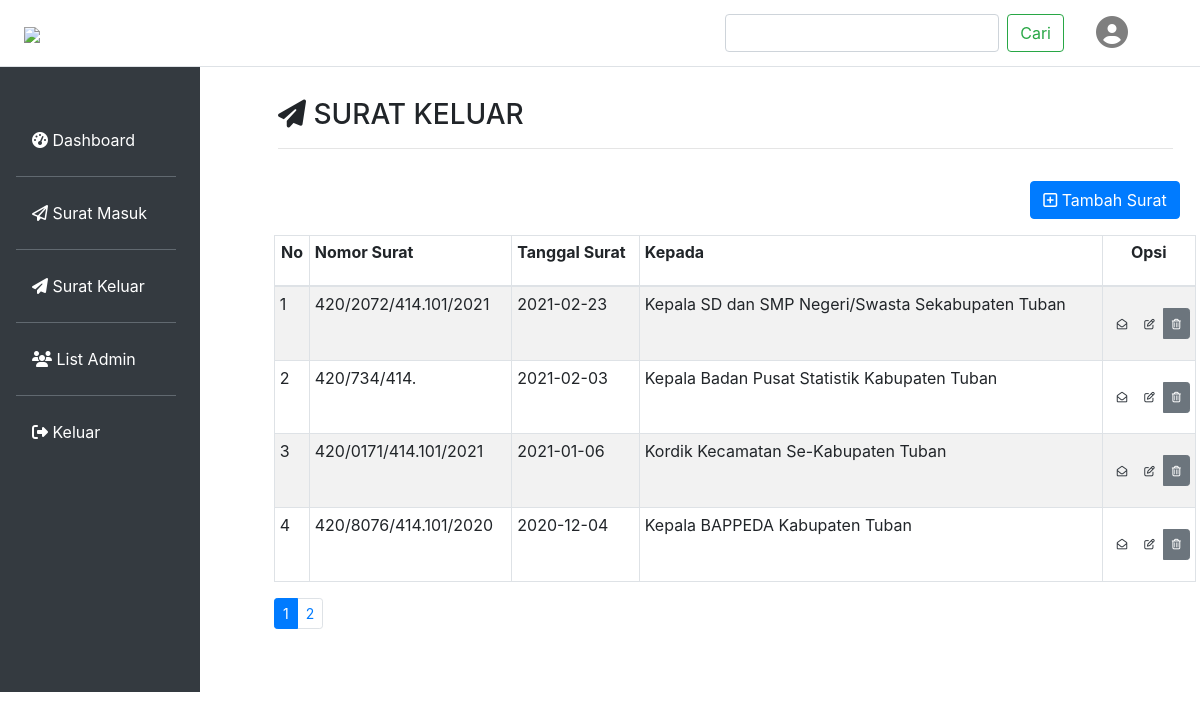
The app's page /surkelmenu.php (signed in) with its own data.
### tables this page shows
CREATE TABLE `surat_keluar` (
  `id_suratkeluar` int(4) NOT NULL,
  `nmr_surat` varchar(50) NOT NULL,
  `tgl_surat` date NOT NULL,
  `surat_ke` varchar(500) NOT NULL,
  `isi` varchar(1000) NOT NULL,
  `id_pengguna` int(4) NOT NULL
);

### surkelmenu.php (the view, shortened to what this page needs)
<!doctype html>
<html lang="en">
  <head>
    <link rel="stylesheet" href="css/bootstrap.min.css">
	<link rel="stylesheet" href="style.css">
  </head>
  <body>
	<div class="row no-gutters pr-3">
		<?php
		include('menu.php');
		include('sambungan.php');
	    ?>
		<div class="left col-md-10 p-3 mt-3">
			<div class="mt-2 ml-5 pt-2 pl-1 mr-2"><h3><i class="fas fa-paper-plane"></i> SURAT KELUAR</h3> <hr></div>
			<div class="row ml-5 pt-3 pb-5">
				<div class="mb-3 ml-auto mr-3"><a class="btn btn-primary" href="surkeltambah.php" role="button"><i class="far fa-plus-square"></i> Tambah Surat</a></div>
				<table class="table table-sm table-striped table-bordered">
				<thead>
					<tr>
					<th scope="col"><p class="text-center">No</p></th>
					<th scope="col"><p class="text-left">Nomor Surat</p></th>
					<th scope="col"><p class="text-left">Tanggal Surat</p></th>
					<th scope="col"><p class="text-left">Kepada</p></th>
					<th scope="col" style="width: 3rem;"><p class="text-center">Opsi</p></th>
					</tr>
				</thead>
				<tbody>
					<?php
					$batas   = 4;
					$halaman = @$_GET['halaman'];
					if(empty($halaman)){
						$posisi  = 0;
						$halaman = 1;
					}
					else{
						$posisi  = ($halaman-1) * $batas;
					}
					$sql = "SELECT* FROM surat_keluar order by tgl_surat DESC limit $posisi,$batas";
					$query = mysqli_query($conn, $sql);
					$no=$posisi+1;
					while ($row = mysqli_fetch_array($query)){
    	        	echo '
					<tr class="align-middle"><th scope="col"><p class="font-weight-normal">'.$no.'</p></th>
					<th scope="col"><p class="font-weight-normal">'.$row['nmr_surat'].'</p></th>
					<th scope="col"><p class="font-weight-normal">'.$row['tgl_surat'].'</p></th>
					<th scope="col"><p class="font-weight-normal">'.$row['surat_ke'].'</p></th>
					<th scope="col"><p class="font-weight-normal"><center>
					<div class="btn-group btn-group-toggle" data-toggle="buttons">
					<label class="btn btn-white btn-sm">
						<a href="surkelfull.php?id='.$row['id_suratkeluar'].'" class="text-dark">
						<input type="radio" name="options" id="option1"> <i class="far fa-envelope-open fa-xs"></i>
						</a>
					</label>
					<label class="btn btn-white btn-sm">
						<a href="surkeledit.php?id='.$row['id_suratkeluar'].'" class="text-dark">
						<input type="radio" name="options" id="option2"> <i class="far fa-edit fa-xs"></i>
						</a>
					</label>
					<label class="btn btn-secondary active btn-sm">
						<a href="surkelhapus.php?id='.$row['id_suratkeluar'].'" class="text-white">
						<input type="radio" name="options" id="option3"> <i class="far fa-trash-alt fa-xs"></i>
						</a>
					</label>
					</div></center>
					</p></th></tr>';
					$no++;
					}
					?>
				</tbody>
				</table>
				<?php
				$query2     = mysqli_query($conn, "select * from surat_keluar order by tgl_surat DESC");
				$jmldata    = mysqli_num_rows($query2);
				$jmlhalaman = ceil($jmldata/$batas);
				?>
				<div class="text-center">
					<ul class="pagination pagination-sm">
						<?php
						for($i=1;$i<=$jmlhalaman;$i++) {
							if ($i != $halaman) {
								echo "<li class='page-item'><a class='page-link' href='surkelmenu.php?halaman=$i'>$i</a></li>";
							} else {
								echo "<li class='page-item active'><a class='page-link' href='#'>$i</a></li>";
							}
						}
						?>
					</ul>
				</div>
			</div>
		</div>
	</div>
	<?php
		include('headadmin.php');
	?>
  </body>
</html>

### style.css (style rules this page uses)
body { margin-top: 50px; background: white; }
.left { margin-left: 210px; }

### records on screen
surat_keluar: nmr_surat "420/2072/414.101/2021", tgl_surat "2021-02-23", surat_ke "Kepala SD dan SMP Negeri/Swasta Sekabupaten Tuban"
surat_keluar: nmr_surat "420/734/414.", tgl_surat "2021-02-03", surat_ke "Kepala Badan Pusat Statistik Kabupaten Tuban"
surat_keluar: nmr_surat "420/0171/414.101/2021", tgl_surat "2021-01-06", surat_ke "Kordik Kecamatan Se-Kabupaten Tuban"
surat_keluar: nmr_surat "420/8076/414.101/2020", tgl_surat "2020-12-04", surat_ke "Kepala BAPPEDA Kabupaten Tuban"
